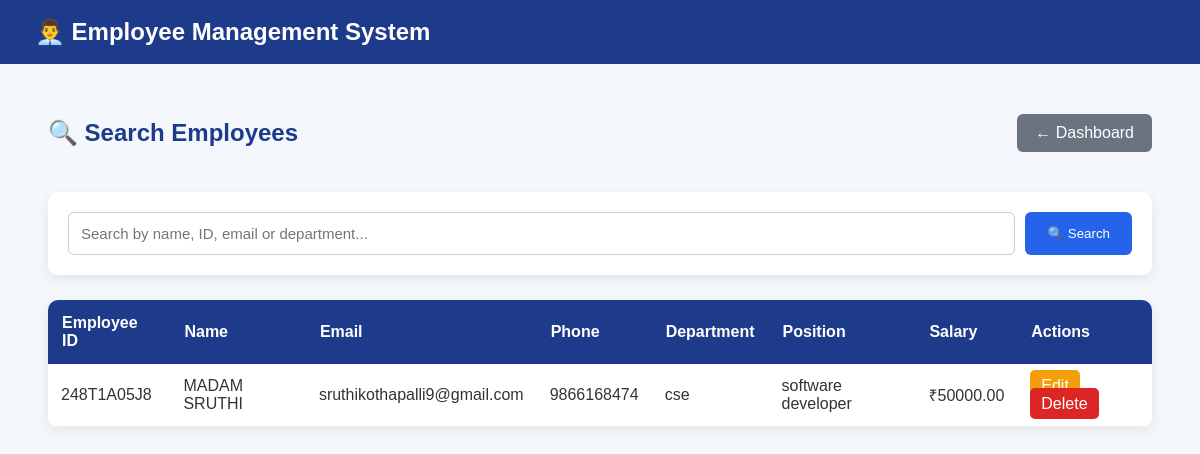
The app's page /search/ (signed in) with its own data.
### employees/models.py (models this page shows, shortened)
class Employee(models.Model):
    employee_id = models.CharField(max_length=20, unique=True)
    name = models.CharField(max_length=100)
    email = models.EmailField(unique=True)
    phone = models.CharField(max_length=15)
    department = models.CharField(max_length=100)
    position = models.CharField(max_length=100)
    salary = models.DecimalField(max_digits=10, decimal_places=2)
    joining_date = models.DateField()

### employees/views.py (the view)
# urls.py: path('search/', views.search_employee, name='search_employee'),
@login_required
def search_employee(request):
    query = request.GET.get('q', '').strip()
    employees = Employee.objects.filter(
        Q(name__icontains=query) |
        Q(employee_id__icontains=query) |
        Q(email__icontains=query) |
        Q(department__icontains=query)
    )
    context = {
        'employees': employees,
        'query': query,
    }
    return render(
        request,
        'search_results.html',
        context
    )

### employees/templates/search_results.html (shortened to what this page needs)
<!DOCTYPE html>
<html lang="en">
<head>
</head>
<body>
    <div class="navbar">
        <h1>👨‍💼 Employee Management System</h1>
    </div>
    <div class="container">
        <div class="top-section">
            <h2>🔍 Search Employees</h2>
            <a href="{% url 'dashboard' %}" class="back-btn">
                ← Dashboard
            </a>
        </div>
        <div class="search-box">
            <form method="GET" action="{% url 'search_employee' %}">
                <input
                    type="text"
                    name="q"
                    value="{{ query }}"
                    placeholder="Search by name, ID, email or department..."
                >
                <button type="submit">
                    🔍 Search
                </button>
            </form>
        </div>
        {% if employees %}
        <table>
            <thead>
                <tr>
                    <th>Employee ID</th>
                    <th>Name</th>
                    <th>Email</th>
                    <th>Phone</th>
                    <th>Department</th>
                    <th>Position</th>
                    <th>Salary</th>
                    <th>Actions</th>
                </tr>
            </thead>
            <tbody>
                {% for employee in employees %}
                <tr>
                    <td>{{ employee.employee_id }}</td>
                    <td>{{ employee.name }}</td>
                    <td>{{ employee.email }}</td>
                    <td>{{ employee.phone }}</td>
                    <td>{{ employee.department }}</td>
                    <td>{{ employee.position }}</td>
                    <td>₹{{ employee.salary }}</td>
                    <td>
                        <a
                            href="{% url 'update_employee' employee.id %}"
                            class="edit"
                        >
                            Edit
                        </a>
                        <a
                            href="{% url 'delete_employee' employee.id %}"
                            class="delete"
                        >
                            Delete
                        </a>
                    </td>
                </tr>
                {% endfor %}
            </tbody>
        </table>
        {% endif %}
    </div>
</body>
</html>

### employees/templates/search_results.html (style rules this page uses)
* { box-sizing: border-box; font-family: Arial, sans-serif; }
body { margin: 0; background: #f4f7fb; color: #333; }
.navbar { background: #1e3a8a; color: white; padding: 18px 35px; display: flex; justify-content: space-between; align-items: center; }
.navbar h1 { margin: 0; font-size: 24px; }
.container { width: 92%; margin: 35px auto; }
.top-section { display: flex; justify-content: space-between; align-items: center; margin-bottom: 25px; }
.top-section h2 { color: #1e3a8a; }
.back-btn { background: #6b7280; color: white; text-decoration: none; padding: 10px 18px; border-radius: 6px; }
.search-box { background: white; padding: 20px; border-radius: 10px; margin-bottom: 25px; box-shadow: 0 4px 12px rgba(0,0,0,0.08); }
.search-box form { display: flex; gap: 10px; }
.search-box input { flex: 1; padding: 12px; border: 1px solid #ccc; border-radius: 6px; font-size: 15px; }
.search-box button { background: #2563eb; color: white; border: none; padding: 12px 22px; border-radius: 6px; cursor: pointer; }
table { width: 100%; background: white; border-collapse: collapse; box-shadow: 0 4px 12px rgba(0,0,0,0.08); border-radius: 10px; overflow: hidden; }
th { background: #1e3a8a; color: white; padding: 14px; text-align: left; }
td { padding: 13px; border-bottom: 1px solid #eee; }
.edit { background: #f59e0b; color: white; padding: 7px 11px; text-decoration: none; border-radius: 5px; }
.delete { background: #dc2626; color: white; padding: 7px 11px; text-decoration: none; border-radius: 5px; }

### records on screen
Employee: employee_id "248T1A05J8", name "MADAM SRUTHI", email "sruthikothapalli9@gmail.com", phone "9866168474", department "cse", position "software developer", salary "50000.00"
